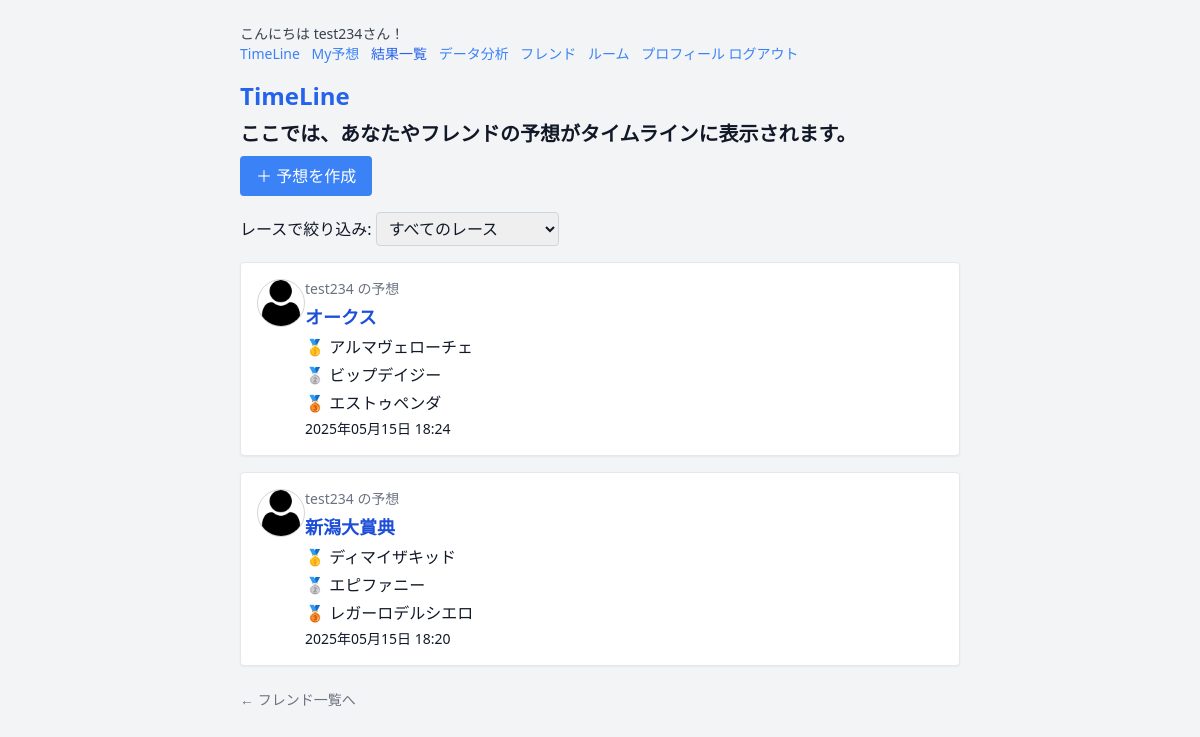
The page /timeline/ (signed in) on the database its author committed.
### prediction/models.py (models this page shows, shortened)
class Prediction(models.Model):
    user = models.ForeignKey(User, on_delete=models.CASCADE)
    race = models.ForeignKey(Race, on_delete=models.CASCADE)
    first_position = models.ForeignKey(Horse, on_delete=models.CASCADE, related_name='first_predictions')
    second_position = models.ForeignKey(Horse, on_delete=models.CASCADE, related_name='second_predictions')
    third_position = models.ForeignKey(Horse, on_delete=models.CASCADE, related_name='third_predictions')
    created_at = models.DateTimeField(auto_now_add=True)

class Race(models.Model):
    name = models.CharField(max_length=100)

class Horse(models.Model):
    name = models.CharField(max_length=100)
    race = models.ForeignKey('Race', related_name='horses', on_delete=models.CASCADE)

### prediction/views.py (the view)
# urls.py: path('timeline/', views.timeline, name='timeline'),
@login_required
def timeline(request):
    selected_race_id = request.GET.get("race_id")
    following_users = list(
        request.user.following.values_list("followed", flat=True)
    ) + [request.user.id]
    predictions = Prediction.objects.filter(user__id__in=following_users)
    if selected_race_id:
        predictions = predictions.filter(race_id=selected_race_id)
    predictions = predictions.order_by("-created_at")
    races = Race.objects.all()
    return render(
        request,
        "timeline.html",
        {
            "predictions": predictions,
            "races": races,
            "selected_race_id": int(selected_race_id) if selected_race_id else None,
        },
    )

### theme/templates/timeline.html (shortened to what this page needs)
{% extends "base.html" %}
{% load static %}
{% block content %}
<h1 class="text-2xl font-bold text-blue-600 mb-2">
  <a href="{% url 'timeline' %}" class="transform transition-all duration-300 hover:-translate-y-2 hover:text-blue-700 inline-block">
    TimeLine
  </a>
</h1>
<h2 class="text-xl font-bold text-black mb-2">ここでは、あなたやフレンドの予想がタイムラインに表示されます。</h2>
<a href="{% url 'submit_prediction' %}" class="inline-block bg-blue-500 text-white px-4 py-2 rounded hover:bg-blue-600 mb-4">
  ＋ 予想を作成
</a>
<form method="get" class="mb-4">
  <label for="race_id">レースで絞り込み:</label>
  <select
    name="race_id"
    id="race_id"
    class="border border-gray-300 rounded px-2 py-1"
    onchange="this.form.submit()"
  >
    <option value="">すべてのレース</option>
  </select>
</form>
{% if predictions %}
<ul class="space-y-4">
  {% for p in predictions %}
  <li class="border p-4 rounded shadow-sm bg-white">
  <div class="flex items-start space-x-6">
    {% if p.user.userprofile.profile_image %}
      <img
        src="{{ p.user.userprofile.profile_image.url }}?v={{ p.user.userprofile.updated_at|date:'U' }}"
        alt="{{ p.user.username }}のプロフィール画像"
        class="w-12 h-12 object-cover rounded-full border border-gray-300 shadow"
        style="width: 48px; height: 48px;"
      />
    {% else %}
      <div>
        <img
          src="{% static 'images/user.png' %}"
          alt="デフォルトプロフィール画像"
          class="w-12 h-12 object-cover rounded-full border border-gray-300 shadow"
          style="width: 48px; height: 48px;"
        />
      </div>
    {% endif %}
    <div class="flex-1 space-y-1">
      <div class="text-sm text-gray-500">{{ p.user.username }} の予想</div>
      <div class="font-bold text-lg text-blue-700">{{ p.race.name }}</div>
      <div>🥇 {{ p.first_position.name }}</div>
      <div>🥈 {{ p.second_position.name }}</div>
      <div>🥉 {{ p.third_position.name }}</div>
      <div class="text-sm text-gray-400">{{ p.created_at|date:"Y年m月d日 H:i" }}</div>
    </div>
  </div>
</li>
  {% endfor %}
</ul>
{% else %}
<p class="text-gray-500">まだ予想が表示されていません。</p>
{% endif %}
<a href="{% url 'user_list' %}" class="text-sm text-gray-500 mt-6 block">← フレンド一覧へ</a>
{% endblock %}

### theme/templates/base.html (shortened to what this page needs)
{% load static %}
<!DOCTYPE html>
<html>
  <head>
    <link href="{% static 'css/output.css' %}" rel="stylesheet" />
  </head>
  <body class="bg-gray-100 text-gray-900">
    <div class="max-w-3xl mx-auto p-6">
      {% if user.is_authenticated %}
      <div class="mb-4 text-sm text-gray-700">
        <p>こんにちは {{ user.username }}さん！</p>
        <a
          href="{% url 'timeline' %}"
          class="text-blue-500 mr-2 hover:bg-blue-600 rounded"
        >
          TimeLine
        </a>
        <a
          href="{% url 'prediction_list' %}"
          class="text-blue-500 hover:underline mr-2"
          >My予想</a
        >
        <a
          href="{% url 'result_list' %}"
          class="ml-4 text-blue-600 hover:underline mr-2"
          >結果一覧</a
        >
        <a
          href="{% url 'analysis' %}"
          class="text-blue-500 hover:underline mr-2"
          >データ分析</a
        >
        <a
          href="{% url 'user_list' %}"
          class="text-blue-500 hover:underline mr-2"
          >フレンド</a
        >
        <a
          href="{% url 'group_list' %}"
          class="text-blue-500 hover:underline mr-2"
          >ルーム</a
        >
        <a href="{% url 'profile' %}" class="text-blue-500 hover:underline"
          >プロフィール</a
        >
        <form action="{% url 'logout' %}" method="post" class="inline">
          <button type="submit" class="text-blue-500 hover:bg-red-500 mr-2">
            ログアウト
          </button>
        </form>
      </div>
      {% else %}
      <a href="{% url 'login' %}" class="text-sm text-blue-500">ログイン</a>
      {% endif %} {% block content %}{% endblock %}
    </div>
  </body>
</html>

### rows shown on the page
Prediction: user.username "test234", race.name "オークス", first_position.name "アルマヴェローチェ", second_position.name "ビップデイジー", third_position.name "エストゥペンダ", created_at "2025年05月15日 18:24"
Prediction: user.username "test234", race.name "新潟大賞典", first_position.name "ディマイザキッド", second_position.name "エピファニー", third_position.name "レガーロデルシエロ", created_at "2025年05月15日 18:20"

### other values the page prints
{{ user.username }} "test234"
